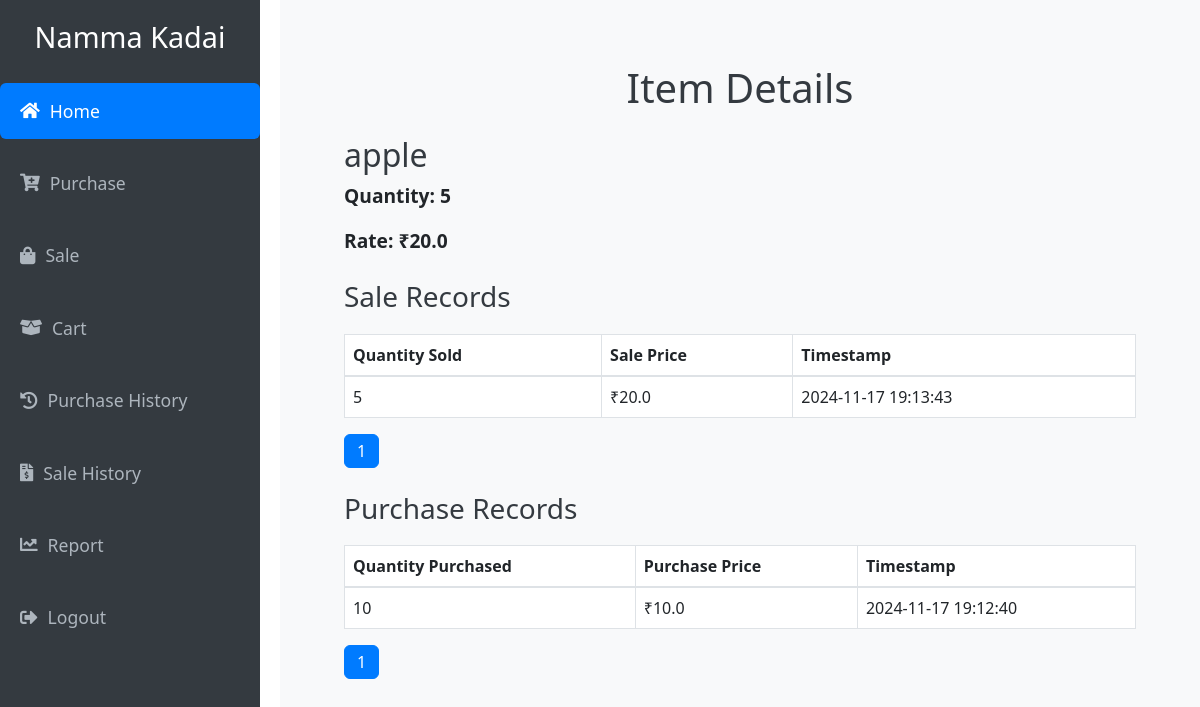
The app's page /item/1 (signed in) with its own data.
### Namma_Kadai/models.py (models this page shows)
class Company(db.Model):
    id = db.Column(db.Integer, primary_key=True)
    company_name = db.Column(db.String(150),unique=True, nullable=False)
    cash_balance = db.Column(db.Float, nullable=False, default=1000.00)
    user_id = db.Column(db.Integer, db.ForeignKey('user.id'), nullable=False)
    purchases = db.relationship('Purchase', backref='company_purchase', lazy=True)
    items = db.relationship('Item', backref='company', lazy=True)
    sales = db.relationship('Sales', backref='sales_company', lazy=True)

class Item(db.Model):
    id = db.Column(db.Integer, primary_key=True)
    item_name = db.Column(db.String(150), nullable=False)
    qty = db.Column(db.Integer, nullable=False, default=0)
    rate = db.Column(db.Float, nullable=False,)  # New field for the rate of the item
    company_id = db.Column(db.Integer, db.ForeignKey('company.id'), nullable=False)
    sales = db.relationship('Sales', backref='item_relation', lazy=True)

class Sales(db.Model):
    id = db.Column(db.Integer, primary_key=True)
    item_id = db.Column(db.Integer, db.ForeignKey('item.id'), nullable=False)
    company_id = db.Column(db.Integer, db.ForeignKey('company.id'), nullable=False)
    qty = db.Column(db.Integer, nullable=False)
    rate = db.Column(db.Float, nullable=False)
    amount = db.Column(db.Float, nullable=False)
    timestamp = db.Column(db.DateTime, default=lambda: datetime.now(pytz.timezone('Asia/Kolkata')))
    item = db.relationship('Item', backref='sales_records', lazy=True)
    company = db.relationship('Company', backref='company_sales', lazy=True)

class Purchase(db.Model):
    id = db.Column(db.Integer, primary_key=True)
    item_id = db.Column(db.Integer, db.ForeignKey('item.id', ondelete='CASCADE'))
    company_id = db.Column(db.Integer, db.ForeignKey('company.id'), nullable=False)
    qty = db.Column(db.Integer, nullable=False)
    rate = db.Column(db.Float, nullable=False)
    amount = db.Column(db.Float, nullable=False)
    timestamp = db.Column(db.DateTime, default=lambda: datetime.now(pytz.timezone('Asia/Kolkata')))
    item = db.relationship('Item', backref='purchases')
    company = db.relationship('Company', backref='purchase_records')  # Renamed backref

### Namma_Kadai/routes.py (the view)
@app.route('/item/<int:item_id>')
@login_required
def view_item(item_id):
    item = Item.query.get_or_404(item_id)
    sales_page = request.args.get('sales_page', 1, type=int)
    purchases_page = request.args.get('purchases_page', 1, type=int)
    sales_pagination = Sales.query.filter_by(item_id=item_id).paginate(page=sales_page, per_page=5, error_out=False)
    purchases_pagination = Purchase.query.filter_by(item_id=item_id).paginate(page=purchases_page, per_page=5, error_out=False)
    return render_template(
        'view_item.html',
        item=item,
        sales_pagination=sales_pagination,
        purchases_pagination=purchases_pagination
    )

### Namma_Kadai/routes.py (called while the page is built)
@login_manager.user_loader
def load_user(user_id):
    return User.query.get(int(user_id))

### Namma_Kadai/templates/view_item.html (shortened to what this page needs)
{% extends "base.html" %}
{% block content %}
    <h1 class="text-center">Item Details</h1>
    <div class="container mt-4">
        <h2>{{ item.item_name }}</h2>
        <p><strong>Quantity:</strong> {{ item.qty }}</p>
        <p><strong>Rate:</strong> ₹{{ item.rate }}</p>
        <h3 class="mt-4">Sale Records</h3>
        {% if sales_pagination.items %}
            <table class="table table-bordered">
                <thead>
                    <tr>
                        <th>Quantity Sold</th>
                        <th>Sale Price</th>
                        <th>Timestamp</th>
                    </tr>
                </thead>
                <tbody>
                    {% for sale in sales_pagination.items %}
                        <tr>
                            <td>{{ sale.qty }}</td>
                            <td>₹{{ sale.amount / sale.qty }}</td>
                            <td>{{ sale.timestamp.strftime('%Y-%m-%d %H:%M:%S') }}</td>
                        </tr>
                    {% endfor %}
                </tbody>
            </table>
            <nav aria-label="Sales Pagination">
                <ul class="pagination">
                    {% for page in sales_pagination.iter_pages() %}
                        {% if page %}
                            <li class="page-item {% if page == sales_pagination.page %}active{% endif %}">
                                <a class="page-link" href="{{ url_for('view_item', item_id=item.id, sales_page=page, purchases_page=purchases_pagination.page) }}">{{ page }}</a>
                            </li>
                        {% else %}
                            <li class="page-item disabled"><span class="page-link">…</span></li>
                        {% endif %}
                    {% endfor %}
                </ul>
            </nav>
        {% else %}
            <p>No sales records available for this item.</p>
        {% endif %}
        <h3 class="mt-4">Purchase Records</h3>
        {% if purchases_pagination.items %}
            <table class="table table-bordered">
                <thead>
                    <tr>
                        <th>Quantity Purchased</th>
                        <th>Purchase Price</th>
                        <th>Timestamp</th>
                    </tr>
                </thead>
                <tbody>
                    {% for purchase in purchases_pagination.items %}
                        <tr>
                            <td>{{ purchase.qty }}</td>
                            <td>₹{{ purchase.amount / purchase.qty }}</td>
                            <td>{{ purchase.timestamp.strftime('%Y-%m-%d %H:%M:%S') }}</td>
                        </tr>
                    {% endfor %}
                </tbody>
            </table>
            <nav aria-label="Purchases Pagination">
                <ul class="pagination">
                    {% for page in purchases_pagination.iter_pages() %}
                        {% if page %}
                            <li class="page-item {% if page == purchases_pagination.page %}active{% endif %}">
                                <a class="page-link" href="{{ url_for('view_item', item_id=item.id, sales_page=sales_pagination.page, purchases_page=page) }}">{{ page }}</a>
                            </li>
                        {% else %}
                            <li class="page-item disabled"><span class="page-link">…</span></li>
                        {% endif %}
                    {% endfor %}
                </ul>
            </nav>
        {% else %}
            <p>No purchase records available for this item.</p>
        {% endif %}
{% endblock %}

### Namma_Kadai/templates/base.html (shortened to what this page needs)
<!DOCTYPE html>
<html lang="en">
<head>
    <link href="https://stackpath.bootstrapcdn.com/bootstrap/4.5.2/css/bootstrap.min.css" rel="stylesheet">
    <link href="https://cdnjs.cloudflare.com/ajax/libs/font-awesome/5.15.4/css/all.min.css" rel="stylesheet">
<link href="https://cdn.jsdelivr.net/npm/bootstrap@5.3.0/dist/css/bootstrap.min.css" rel="stylesheet">
</head>
<body>
    {% if current_user.is_authenticated %}
    <div class="sidebar">
        <h3>{{ current_user.companies.company_name }}</h3>
        <nav class="nav flex-column">
            <a class="nav-link active" href="{{ url_for('home') }}"><i class="fas fa-home"></i> Home</a>
            <a class="nav-link" href="{{ url_for('add_purchases') }}"><i class="fas fa-cart-plus"></i> Purchase</a>
            <a class="nav-link" href="{{ url_for('add_sale') }}"><i class="fas fa-shopping-bag"></i> Sale</a>
            <a class="nav-link" href="{{ url_for('cart') }}"><i class="fas fa-box-open"></i> Cart</a>
            <a class="nav-link" href="{{ url_for('purchase_list') }}"><i class="fas fa-history"></i> Purchase History</a>
            <a class="nav-link" href="{{ url_for('sale_list') }}"><i class="fas fa-file-invoice-dollar"></i> Sale History</a>
            <a class="nav-link" href="{{ url_for('inventory_report') }}"><i class="fas fa-chart-line"></i> Report</a>
            <a class="nav-link" href="{{ url_for('logout') }}"><i class="fas fa-sign-out-alt"></i> Logout</a>
        </nav>
    </div>
    {% endif %}
    <div class="content">
        <div class="container mt-4">
            {% block content %}{% endblock %}
        </div>
    </div>
</body>
</html>

### Namma_Kadai/templates/base.html (style rules this page uses)
* { box-sizing: border-box; margin: 0; padding: 0; }
body { font-family: 'Arial', sans-serif; background-color: #f8f9fa; color: #343a40; }
.sidebar { height: 100vh; position: fixed; top: 0; left: 0; background-color: #343a40; width: 260px; padding-top: 20px; transition: all 0.3s ease; overflow: hidden; z-index: 1000; }
.sidebar h3 { color: #fff; text-align: center; font-size: 1.8rem; margin-bottom: 20px; }
.sidebar .nav-link { color: #adb5bd; padding: 15px 20px; font-size: 1.1rem; border-radius: 6px; margin: 8px 0; display: flex; align-items: center; transition: background-color 0.3s, color 0.3s; }
.sidebar .nav-link i { margin-right: 10px; }
.sidebar .nav-link.active { background-color: #007bff; color: #ffffff; }
.content { margin-left: 280px; padding: 40px; background-color: #f8f9fa; min-height: 100vh; transition: margin-left 0.3s ease; }
.content h1, .content h2, .content h3 { color: #343a40; }
body { font-family: Arial, sans-serif; background-color: #f8f9fa; color: #343a40; }
h1, h2 { color: #343a40; }
table { width: 100%; margin-top: 20px; border-collapse: collapse; }
table th, table td { padding: 10px; text-align: left; border: 1px solid #ddd; }
table th { background-color: #f1f1f1; }
p { font-weight: bold; font-size: 1.2rem; }
.table-bordered { border: 1px solid #ddd; }

### records on screen
Company: companies.company_name "Namma Kadai"
Item: item_name "apple", qty "5", rate "20.0"
Sales: qty "5", sale.amount/sale.qty "20.0", timestamp "2024-11-17 19:13:43"
Purchase: qty "10", purchase.amount/purchase.qty "10.0", timestamp "2024-11-17 19:12:40"

### other values on screen
{{ page }} "1"
